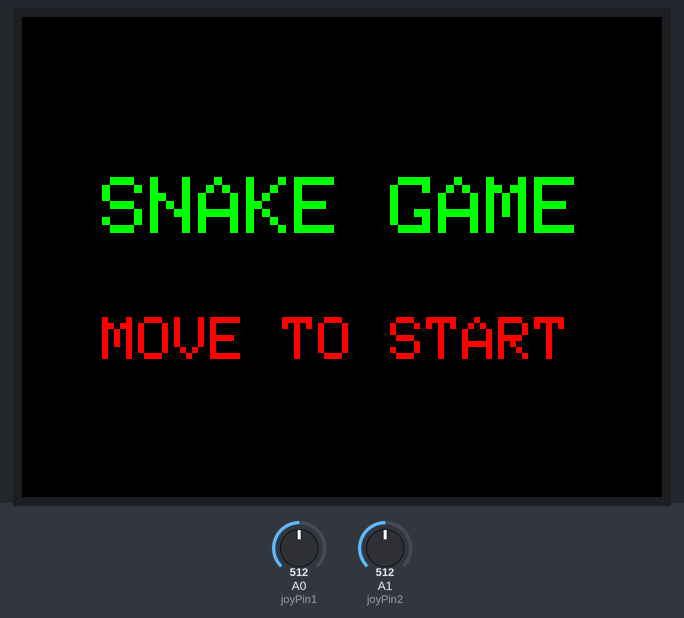
The sketch below on a simulated Arduino Uno, built with avr-gcc and run on an emulated ATmega328P. On the bench: 320×240 colour display. The test bench sets the inputs (shaded band); at power-on: A0 (joyPin1) = 512, A1 (joyPin2) = 512. Random numbers use the default seed unless the sketch sets one; EEPROM starts erased; what the sketch prints to the serial monitor is not drawn.

Above: at 1.5 s.
1.6 s: A0 (joyPin1) set to 544
3.2 s: A0 (joyPin1) set to 576
At 4.0 s:
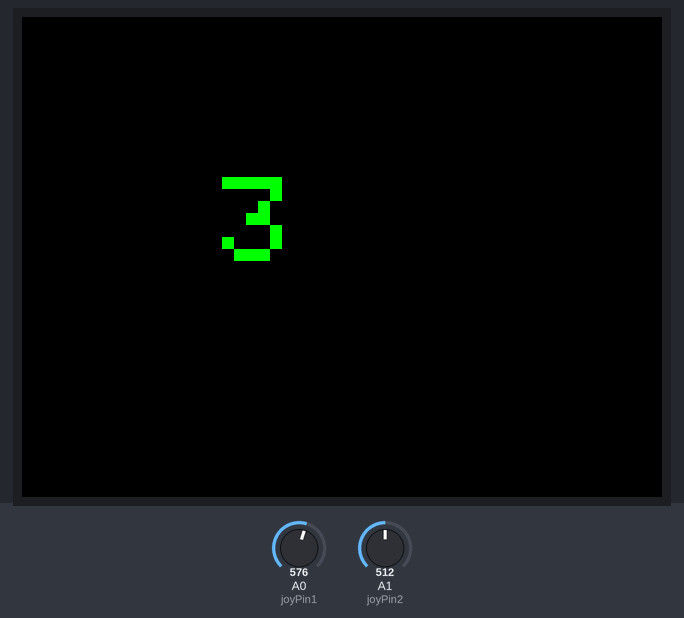
6.3 s: A1 (joyPin2) set to 563
9.2 s: A1 (joyPin2) set to 589
At 9.42 s:
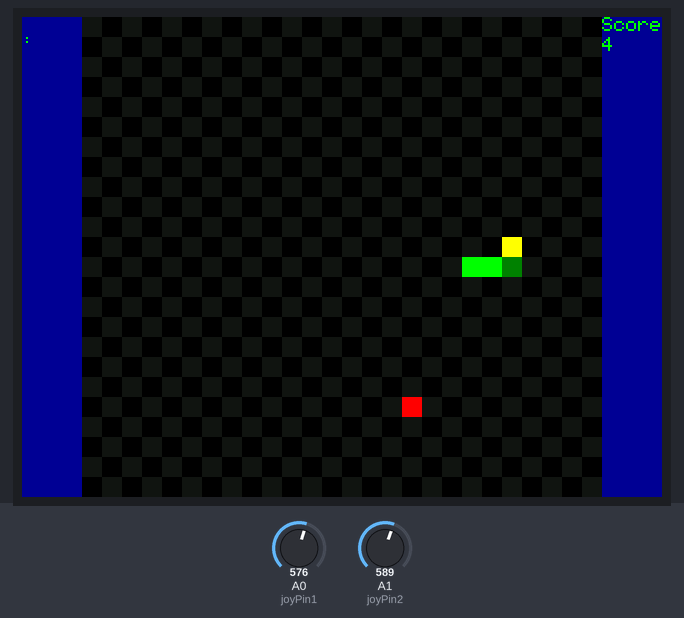
11.6 s: A1 (joyPin2) set to 511
At 11.83 s:
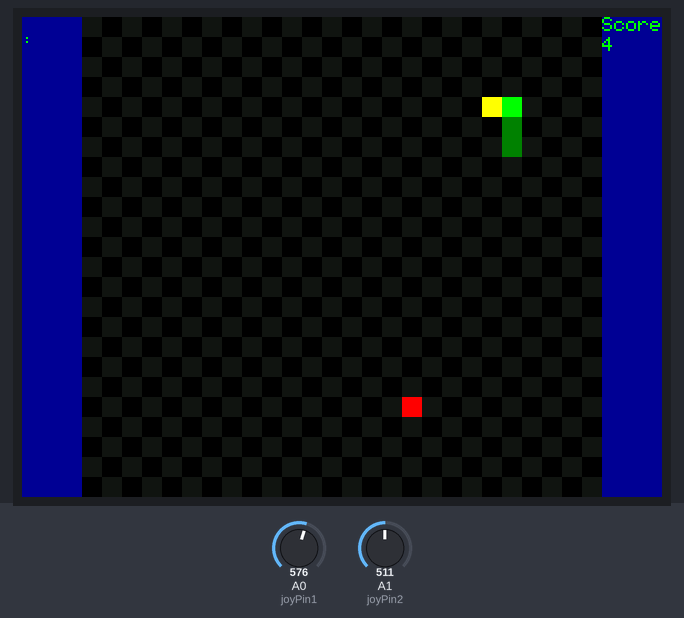
13.1 s: A1 (joyPin2) set to 716
At 13.34 s:
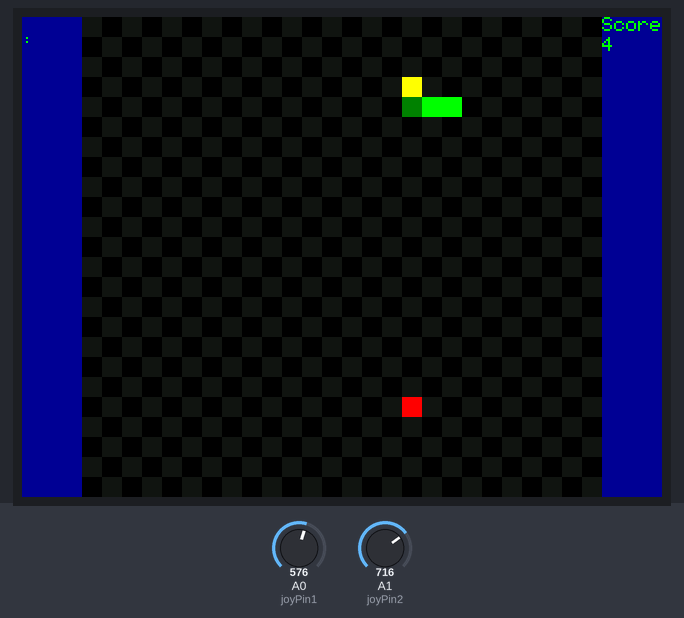

Measured:
- the behaviour switches between 562 and 563 on A0 (joyPin1) (found by bisection; images 0 and 1)
- the behaviour switches between 575 and 576 on A1 (joyPin2) (found by bisection; images 1 and 2)
- what the display in image 1 shows lasts 0.9 s, from 3.4 s to 4.3 s

The sketch:

PROJECT.ino
```cpp
#include <Adafruit_GFX.h>
#include <Adafruit_ST7789.h>
#include <SPI.h>
#include "Game.h"
#include <EEPROM.h>

#define TFT_CS     10
#define TFT_DC      7
#define TFT_RST     8

Adafruit_ST7789 lcd = Adafruit_ST7789(TFT_CS, TFT_DC, TFT_RST);

const int GRID_W = 26; //30 Maybe
const int GRID_H = 24; //22 Maybe
const int CELL_SIZE = 10;
const int joyPin1 = A0;
const int joyPin2 = A1;

Game game(GRID_W, GRID_H, 3, 0);

int highScore = 0;
const int EEPROM_HIGH_SCORE_ADDR = 200;

// Frame Rate
unsigned long frameCount = 0;
unsigned long lastTime = 0;
float fps = 0;
float prevFps = -1;

bool debug = false;

uint16_t bg_c1 = ST77XX_BLACK; // black
uint16_t bg_c2 = lcd.color565(20, 20, 20); // grey
uint16_t ui_c = lcd.color565(0,0,150);

uint16_t snakeColor = lcd.color565(0, 255, 0);
uint16_t altSnakeColor = lcd.color565(0, 128, 0);

unsigned long lastUpdate = 0;
const int moveDelay = 300;

void setup() {
  // put your setup code here, to run once:
  Serial.begin(9600);
  //
  EEPROM.get(EEPROM_HIGH_SCORE_ADDR, highScore);
  if (highScore > (GRID_W * GRID_H)) {
    EEPROM.put(EEPROM_HIGH_SCORE_ADDR, 0); }

  lcd.init(240, 320); // width, height
  lcd.setRotation(1);

  randomSeed(analogRead(0)); // so that when we spawn an apple it spawns at random positions every start

  startGame();
}


void loop() {
  unsigned long now = millis();

  int inputX, inputY;
  readJoystick(inputX, inputY);
  if (game.isRunning() && (now - lastUpdate >= moveDelay)) {
    char inChar = Serial.read();
    Serial.println(inChar);
    if (inChar == 'r') { // Reset eeprom highscore.
      EEPROM.put(EEPROM_HIGH_SCORE_ADDR, 0);
    }
    if (inChar == 'd') { // Display debug.
      debug = !debug;
    }
    if (inChar == 'm') { // Set score to max
      const Snake& snakeN = game.getSnake();
      snakeN.grow(576);
    }

    game.update(inputX, inputY);
    lastUpdate = now;
  }

  if (game.isRunning()) {
    drawFrame();
    int score = game.getScore();
    if (score == (GRID_W * GRID_H)) {
      winGame();
    }
  } else {
    loseGame();
  }
}

// GAMEPLAY

void startGame() {
  waitForStart();
  game.start();
  lcd.setCursor(100, 80);
  lcd.setTextColor(ST77XX_GREEN, ST77XX_BLACK);
  lcd.setTextSize(6);
  for (int i = 3; i > 0; i--) {
    lcd.fillScreen(ST77XX_BLACK);
    lcd.print(i);
    delay(800);
  }
  lcd.fillScreen(ST77XX_BLACK); // Clears Screen With Black
  lcd.setCursor(110, 80);
  lcd.print("GO!");
  delay(600);
  lcd.fillScreen(ui_c); // Fills the screen with blue
  drawBoard();
  drawSnake();
  drawApple();
  drawUI();
}

void waitForStart() {
  bool visible = true;
  lcd.fillScreen(ST77XX_BLACK);

  while (true) {
    lcd.setTextSize(4);
    lcd.setTextColor(ST77XX_GREEN, ST77XX_BLACK);
    lcd.setCursor(40, 80);
    lcd.print("SNAKE GAME");

    // Blink Start Text
    if (visible) {
      lcd.setTextSize(3);
      lcd.setTextColor(ST77XX_RED, ST77XX_BLACK);
      lcd.setCursor(40, 150);
      lcd.print("MOVE TO START");
    } else {
      lcd.setTextSize(3);
      lcd.setTextColor(ST77XX_BLACK, ST77XX_BLACK); // erase text
      lcd.setCursor(40, 150);
      lcd.print("MOVE TO START");
    }

    visible = !visible;
    delay(500);

    // Read joystick input
    int inputX, inputY;
    readJoystick(inputX, inputY);

    if (inputX != 0 || inputY != 0) {
      break;
    }
  }
}

void loseGame() {
  int score = game.getScore();

  lcd.fillScreen(ST77XX_BLACK);
  lcd.setCursor(30, 80);
  lcd.setTextColor(ST77XX_RED, ST77XX_BLACK);
  lcd.setTextSize(5);
  lcd.print("YOU LOSE!");

  EEPROM.get(EEPROM_HIGH_SCORE_ADDR, highScore);
  if (score > highScore) {
    EEPROM.put(EEPROM_HIGH_SCORE_ADDR, score); highScore = score;
    lcd.setTextSize(2);
    lcd.setTextColor(ST77XX_WHITE, ST77XX_BLACK);
    lcd.setCursor(30, 140);
    lcd.print("New Highscore!");
  }
  // Display HighScore
  lcd.setTextSize(2);
  lcd.setCursor(30, 160);
  lcd.setTextColor(ST77XX_GREEN, ST77XX_BLACK);
  lcd.print("High Score: ");
  lcd.print(highScore);

  restartGame();
}

void winGame() {
  int score = game.getScore();
  // win game
  lcd.fillScreen(ST77XX_GREEN);
  lcd.setCursor(30, 80);
  lcd.setTextColor(ST77XX_WHITE, ST77XX_BLACK);
  lcd.setTextSize(5);
  lcd.print("YOU WIN!");

  EEPROM.get(EEPROM_HIGH_SCORE_ADDR, highScore);
  if (score > highScore) {
    EEPROM.put(EEPROM_HIGH_SCORE_ADDR, score); highScore = score;
    lcd.setTextSize(2);
    lcd.setTextColor(ST77XX_BLUE, ST77XX_BLACK);
    lcd.setCursor(30, 140);
    lcd.print("New Highscore!");
  }
  lcd.setTextSize(2);
  lcd.setCursor(30, 160);
  lcd.setTextColor(ST77XX_GREEN, ST77XX_BLACK);
  lcd.print("High Score: ");
  lcd.print(highScore);

  restartGame();
}

void restartGame() {
  while (true) {
    int inputX, inputY;
    readJoystick(inputX, inputY);
    if (inputX != 0 || inputY != 0) {
      lcd.fillScreen(ST77XX_BLACK);
      game.reset();
      startGame();
      break;
    }
    delay(100);
  }
}

// Return a color from the board

uint16_t getBoardColor(int x, int y) {
  uint8_t cellVal = game.getBoard().getBoardVal(x,y);
  if (cellVal == 0) return bg_c1;
  if (cellVal == 1) return bg_c2;
  return ST77XX_RED;
}

// DRAW CALLS

void drawFrame() {
  unsigned long start = millis();

  // Do your screen updates here:
  drawSnake();
  drawApple();
  drawUI();

  frameCount++;
  unsigned long now = millis();
  if (now - lastTime >= 1000) {
    fps = frameCount * 1000.0 / (now - lastTime);
    frameCount = 0;
    lastTime = now;
  }
}

void drawBoard() {
  for (int x = 0; x < GRID_W; ++x) {
    for (int y = 0; y < GRID_H; ++y) {
      uint16_t boardColor = getBoardColor(x, y);
      drawCell(x, y, boardColor);
    }
  }
}

void drawSnake() {
  const Snake& s = game.getSnake();
  uint8_t (*snakeGrid)[24] = game.getSnakeGrid();

  Point head = s.getHead();
  Point neck = s.getNeck(snakeGrid);
  Point prevTail = s.getPrevTail();

  // Draw Head
  drawCell(head.x, head.y, ST77XX_YELLOW);

  uint8_t neckDir = snakeGrid[neck.x][neck.y];
  uint16_t bodyColor = (neckDir %2 == 0) ? snakeColor : altSnakeColor;

  drawCell(neck.x, neck.y, bodyColor);

  drawCell(prevTail.x, prevTail.y, getBoardColor(prevTail.x, prevTail.y)); // or background color
}

void drawApple() {
  Point apple = game.getApple().getPos();
  uint16_t color;
  if (game.getApple().getIsGolden()) {
    color = ST77XX_YELLOW;
  } else {
    color = ST77XX_RED;
  }
  drawCell(apple.x, apple.y, color);
}

// DrawCell
// Takes x,y, and the color to draw
// It draws a rectangle of the color from the x, y to x,y * CELL_SIZE.
// Primarily just an expansion on the built in fillRect() func from adafruit library
void drawCell(int x, int y, uint16_t color) {
  int sx = (x + game.getXOffset()) * CELL_SIZE;
  int sy = (y + game.getYOffset()) * CELL_SIZE;

  lcd.fillRect(sx, sy, CELL_SIZE, CELL_SIZE, color);
}

// DrawUI
// Just a void function to compartmentalize UI drawing
// Solely draws ui while game.is_running is true
void drawUI() {
  lcd.setTextColor(ST77XX_GREEN, ui_c);
  lcd.setTextSize(1);
  lcd.setCursor(290, 0);
  lcd.print("Score:");
  lcd.setTextSize(1.7);
  lcd.setCursor(290, 10);
  lcd.print(game.getScore());

  // Debug head position
  if (debug) {
    lcd.setCursor(250, 40);
    lcd.print("HeadP");
    lcd.setCursor(245, 60);
    Point head = game.getSnake().getHead();
    if (head.x < 10) lcd.print("0");
    lcd.print(head.x);
    lcd.print(", ");
    if (head.y < 10) lcd.print("0");
    lcd.print(head.y);

    //lcd.setCursor(245, 80);
    //Point tail = game.getSnake().getTail();
    //if (tail.x < 10) lcd.print("0");
    //lcd.print(tail.x);
    //lcd.print(", ");
    //if (tail.y < 10) lcd.print("0");
    //lcd.print(tail.y);
    // Debug fps
    if (abs(fps - prevFps) >= 0.1f) // If the absolute change in fps is greater than 0.01, display
    {
      lcd.setCursor(255, 80);
      lcd.print("FPS:");
      lcd.setCursor(250, 100);
      lcd.print(fps, 1);
      prevFps = fps;
    }
  }
}

// INPUT

void readJoystick(int& inputX, int& inputY) {
  int xVal = analogRead(joyPin1);
  int yVal = analogRead(joyPin2);
  const int deadzone = 50;

  inputX = 0; inputY = 0;

  if (abs(xVal - 512) > abs(yVal - 512)) {
    if (xVal > 512 + deadzone) inputX = -1;
    else if (xVal < 512 - deadzone) inputX = 1;
  } else {
    if (yVal > 512 + deadzone) inputY = -1;
    else if (yVal < 512 - deadzone) inputY = 1;
  }
}
```

Apple.cpp
```cpp
#include "Apple.h"
#include <Arduino.h>

Apple::Apple() : isGolden(false) {}

void Apple::spawn(int gridW, int gridH, int xOffset, int yOffset, uint8_t snakeGrid[25][24]) {
  do {
    pos.x = random(0, gridW);
    pos.y = random(0, gridH);
  } while (snakeGrid[pos.x][pos.y] != EMPTY);

  isGolden = (random(10) == 0);
}
```

Apple.h
```cpp
#pragma once
#include <Arduino.h>
#include "Point.h"
#include "Snake.h"

class Snake;

class Apple {
public:
  Apple();

  void spawn(int gridW, int gridH, int xOffset, int yOffset, uint8_t snakeGrid[25][24]);

  Point getPos() const { return pos; }
  bool getIsGolden() const { return isGolden; }

private:
  Point pos;
  bool isGolden;
};
```

BoardClass.cpp
```cpp
//
// Created by Andrew on 10/28/2025.
// Modified by Nico on 10/28/2025
//
#include "BoardClass.h"

board::board(int col, int row)
    : col(col), row(row)
{
  clear();

  for (int r = 0; r < row; ++r) {
    for (int c = 0; c < col; ++c) {
        // Checkerboard pattern: alternate bits
        bool bitVal = ((r + c) % 2 == 0); // ex r:0 + c:0 / 2 == 0, r:0 + c:3 / 2 != 0
        setBoardVal(c, r, bitVal);
    }
  }
}

bool board::getBoardVal(int c, int r) const {
  if (c < 0 || c >= col || r < 0 || r >= row)
        return 0;

  int flatindex = index(c, r);

  int byteIndex = flatindex / 8; //same as the prior indexing but for printing
  int bitIndex  = flatindex % 8;

  return (gridBitArray[byteIndex] >> bitIndex) & 1; //applies a 1 mask to find if the value is 1. if not will return 0
}

void board::setBoardVal(int c, int r, bool val) {
  if (c < 0 || c >= col || r < 0 || r >= row)
      return;

  int flatindex = index(c, r);

  int byteIndex = flatindex / 8; //will be the input for which byte to access
  int bitIndex  = flatindex % 8; //gives the value for which bit to access

  if (val) //value is true to set a bit at the bit index
    gridBitArray[byteIndex] |= (1 << bitIndex); //using or for bit wise operation
  else //value is false which will clear the bits at the bit index
    gridBitArray[byteIndex] &= ~(1 << bitIndex); //using the and for bit wise operation
}

void board::clear() {
    for (int i = 0; i < MAX_BYTES; ++i)
      gridBitArray[i] = 0;
}
```

BoardClass.h
```cpp
//
// Created by andrew on 10/22/2025.
//
#ifndef BOARDCLASS_H
#define BOARDCLASS_H

#include <Arduino.h>

class board{
  private:

  int col;
  int row;

  static const int MAX_BITS = 24 * 26;
  static const int MAX_BYTES = (MAX_BITS + 7) / 8;
  uint8_t gridBitArray[MAX_BYTES];

  int index(int c, int r) const { return r * col + c; }

  public:
    board(int col, int row);

    void clear();
    bool getBoardVal(int c, int r) const;
    void setBoardVal(int c, int r, bool value);

    int getCol() const { return col; }
    int getRow() const { return row; }
  };


#endif //BOARDCLASS_H
```

Game.cpp
```cpp
#include "Game.h"

Game::Game(int gridW, int gridH, int xoffset, int yoffset)
  : gridW(gridW), gridH(gridH),
    xOffset(xoffset), yOffset(yoffset),
    gameBoard(gridW, gridH),
    running(false), dirX(1), dirY(0),
    inputDirX(0), inputDirY(0)

    {
      for (int x = 0; x < gridW; x++)
        for (int y = 0; y < gridH; y++)
            snakeGrid[x][y] = 0;
    }

void Game::start() {
  dirX = 1;
  dirY = 0;

  snake.init(gridW / 2, gridH / 2, 4, snakeGrid);

  apple.spawn(gridW, gridH, 0, 0, snakeGrid);
  running = true;
}

void Game::reset() {
  dirX = 1;
  dirY = 0;

  snake.init(gridW / 2, gridH / 2, 4, snakeGrid);

  apple.spawn(gridW, gridH, 0, 0, snakeGrid);
  running = false;
}

void Game::update(int inputDirX, int inputDirY) {
  if (!running) return;

  // If our input's are not in opposite directions
  if (!(inputDirX == -dirX && inputDirY == -dirY)) {
    if (inputDirX != 0 || inputDirY != 0) {
      dirX = inputDirX;
      dirY = inputDirY;
    }
  }

  Point newHead = snake.getHead();
  newHead.x += dirX;
  newHead.y += dirY;

  snake.setNewHead(snake.getHead());

  if (newHead.x < 0 ||newHead.x >= gridW) {
    running = false;
    return;
  } if (newHead.y < 0 || newHead.y >= gridH) {
    running = false;
    return;
  }

  // Collision
  if (snakeGrid[newHead.x][newHead.y] != EMPTY) {
    running = false;
    return;
  }
  // move
  snake.move(dirX, dirY, snakeGrid);

  // apple collision
  if (snake.getHead().x == apple.getPos().x && snake.getHead().y == apple.getPos().y) {

    if (apple.getIsGolden()) { snake.grow(5); }
    else { snake.grow(1); }

    apple.spawn(gridW, gridH, xOffset, yOffset, snakeGrid);
  }
}
```

Game.h
```cpp
#pragma once
#include <Arduino.h>
#include "Snake.h"
#include "Apple.h"
#include "BoardClass.h"

class Game {
public:
  Game(int gridW, int gridH, int xoffset, int yoffset);
  void start();
  void reset();
  void update(int inputDirX, int inputDirY);

  const board& getBoard() const { return gameBoard; }
  uint8_t (*getSnakeGrid())[24] { return snakeGrid; }

  const Snake& getSnake() const { return snake; }
  const Apple& getApple() const { return apple; }

  bool isRunning() const { return running; }
  int getScore() const { return snake.getLength(); }

  int getXOffset() const { return xOffset; }
  int getYOffset() const { return yOffset; }

private:
  int gridW, gridH;
  int xOffset, yOffset;

  board gameBoard;
  uint8_t snakeGrid[26][24];

  Snake snake;
  Apple apple;

  int dirX, dirY;
  int inputDirX, inputDirY;
  bool running;
};
```

Point.h
```cpp
#ifndef POINT_H
#define POINT_H

#include <Arduino.h>
// Point.h
struct Point {
  uint8_t x;
  uint8_t y;
};

#endif
```

Snake.cpp
```cpp
#pragma once
#include "Snake.h"

Snake::Snake() : length(3), growCount(0), color(0) {}

void Snake::init(int x, int y, int len, uint8_t grid[26][24])
{
  head = {x, y};
  tail = {(x - (len - 1)), y};
  prevTail = tail;
  length = len;
  growCount = 0;
  color = 0;

  for(int iy = 0; iy < 24; iy++)
        for(int ix = 0; ix < 26; ix++)
            grid[ix][iy] = EMPTY;

  for (int i = 0; i < len; i++)
        grid[x - i][y] = BODY_RIGHT;
}

void Snake::move(int dx, int dy, uint8_t grid[26][24])
{
  uint8_t code = encodeDirection(dx, dy);

  grid[head.x][head.y] = code;

  head.x += dx;
  head.y += dy;

  grid[head.x][head.y] = code;

  // if not growing, remove old tail
  if (growCount > 0) {
    growCount--;
  }
  else {
    prevTail = tail;
    updateTail(grid);
    grid[prevTail.x][prevTail.y] = EMPTY;
  }

  // Flip color
  color ^= 1;
}

void Snake::grow(int amount)
{
    length += amount;
    growCount += amount;
}

uint8_t Snake::encodeDirection(int dx, int dy) { // 0, 1, 2, 3
  if (dx == 1)  return BODY_RIGHT;
  if (dx == -1) return BODY_LEFT;
  if (dy == 1)  return BODY_DOWN;
  return BODY_UP ; // dy = -1
}

void Snake::updateTail(uint8_t grid[26][24])
{
    uint8_t code = grid[tail.x][tail.y];
    // Following from the tail and decoding
    switch(code) {
        case BODY_RIGHT: tail.x++; break;
        case BODY_LEFT:  tail.x--; break;
        case BODY_DOWN:  tail.y++; break;
        case BODY_UP:    tail.y--; break;
    }
}

Point Snake::getNeck(uint8_t grid[26][24]) const {
    uint8_t code = grid[head.x][head.y];
    switch (code) {
      case BODY_RIGHT: return { head.x - 1, head.y };
      case BODY_LEFT:  return { head.x + 1, head.y };
      case BODY_DOWN:  return { head.x, head.y - 1 };
      case BODY_UP:    return { head.x, head.y + 1 };
    }
    return head; // fallback
}
```

Snake.h
```cpp
#pragma once
#include <Arduino.h>
#include "BoardClass.h"
#include "Point.h"

enum StateCode {
  EMPTY = 0,
  BODY_UP = 1,
  BODY_RIGHT = 2,
  BODY_DOWN = 3,
  BODY_LEFT = 4,
};

class Snake {
public:
  Snake();
  void init(int x, int y, int len, uint8_t grid[26][24]);

  void move(int dirX, int dirY, uint8_t grid[26][24]);
  void grow(int amount = 1);

  Point getHead() const { return head; }
  Point getNewHead() const { return newHead; }
  Point getTail() const { return tail; }
  Point getPrevTail() const { return prevTail; }
  int getLength() const { return length; }
  Point getNeck(uint8_t grid[26][24]) const;

  void setNewHead(Point newVal) { newHead = newVal; }

private:
  Point newHead;
  Point head;
  Point prevTail;
  Point tail;

  int length;
  int growCount;
  int color;

  void updateTail(uint8_t grid[26][24]);
  uint8_t encodeDirection(int dx, int dy);
};
```
